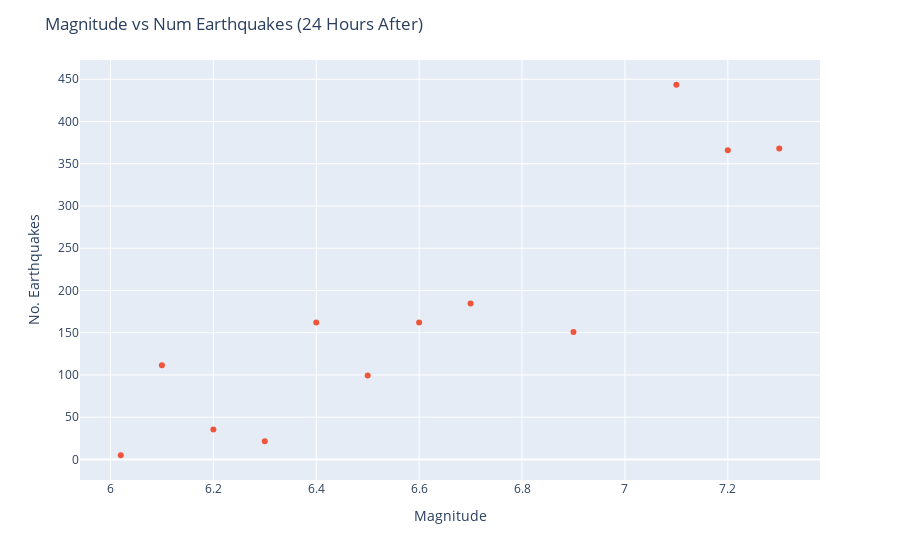

Notebook code cell kept with this figure:
### Code cell
fig = px.scatter()
magnitude_sum_dict = {}
magnitude_count_dict = {}

for index, row in large_earthquake_usgs.iterrows():
    start_date = pd.to_datetime(row['date'])
    binned_data = bin_data(usgs, start_date, time_before, time_after)
    num_earthquakes = binned_data.shape[0] - 1
    magnitude = row['mag']
    
    if magnitude in magnitude_sum_dict:
        magnitude_sum_dict[magnitude] += num_earthquakes
        magnitude_count_dict[magnitude] += 1
    else:
        magnitude_sum_dict[magnitude] = num_earthquakes
        magnitude_count_dict[magnitude] = 1

x = list(magnitude_sum_dict.keys())
y = [magnitude_sum_dict[m] / magnitude_count_dict[m] for m in x]


fig.add_scatter(x=x, y=y, mode='markers')
fig.update_layout(title='Magnitude vs Num Earthquakes (24 Hours After)', xaxis_title='Magnitude', yaxis_title='No. Earthquakes')
fig.show()

### Figure 1 — Plotly figure (JSON) as saved in the notebook; plotly's stock layout.template omitted (floating-point values rounded to 4 significant figures)
{"data": [{"hovertemplate": "<extra></extra>", "legendgroup": "", "marker": {"color": "#636efa", "symbol": "circle"}, "mode": "markers", "name": "", "orientation": "v", "showlegend": false, "type": "scatter", "xaxis": "x", "yaxis": "y"}, {"mode": "markers", "type": "scatter", "x": [6.1, 6.2, 6.3, 6.7, 6.4, 6.6, 6.9, 7.3, 7.1, 6.5, 7.2, 6.02], "y": [111.6, 35.5, 21.5, 184.5, 162, 162, 151, 368, 443.5, 99.5, 366, 5]}], "layout": {"legend": {"tracegroupgap": 0}, "margin": {"t": 60}, "title": {"text": "Magnitude vs Num Earthquakes (24 Hours After)"}, "xaxis": {"anchor": "y", "domain": [0, 1], "title": {"text": "Magnitude"}}, "yaxis": {"anchor": "x", "domain": [0, 1], "title": {"text": "No. Earthquakes"}}}}
